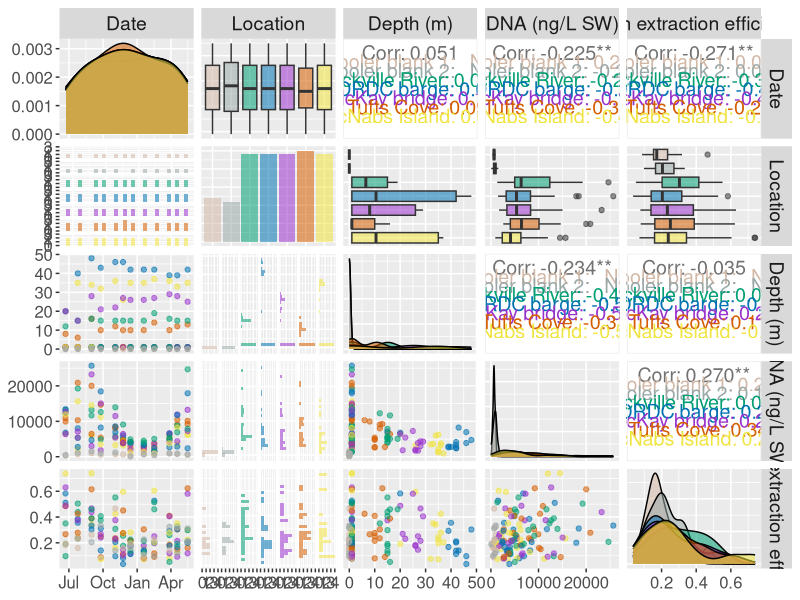
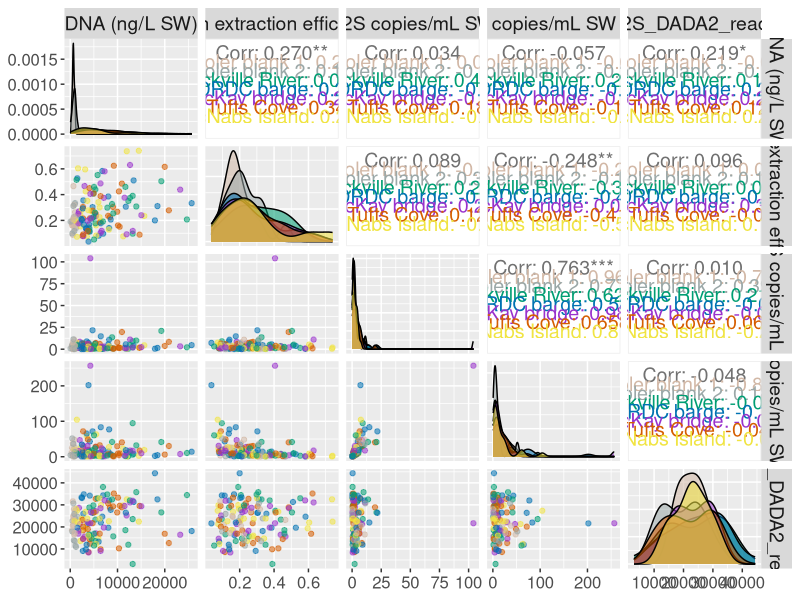
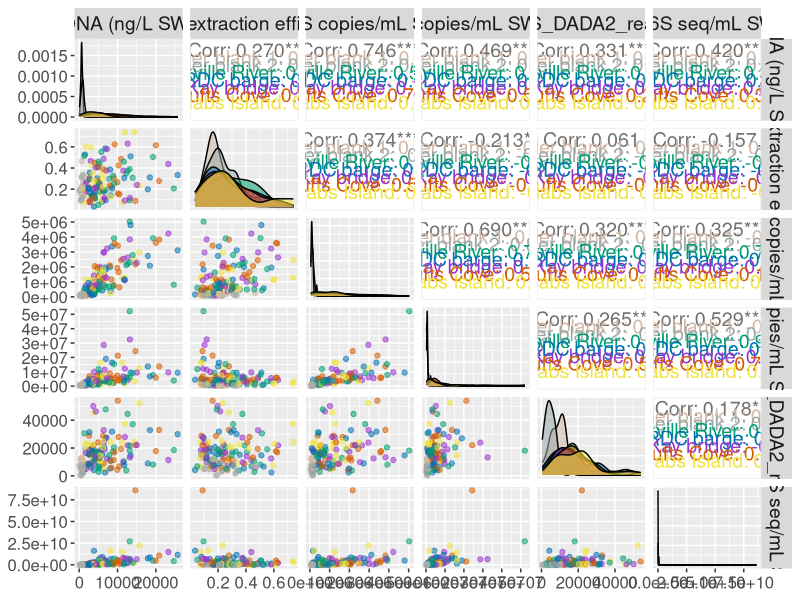
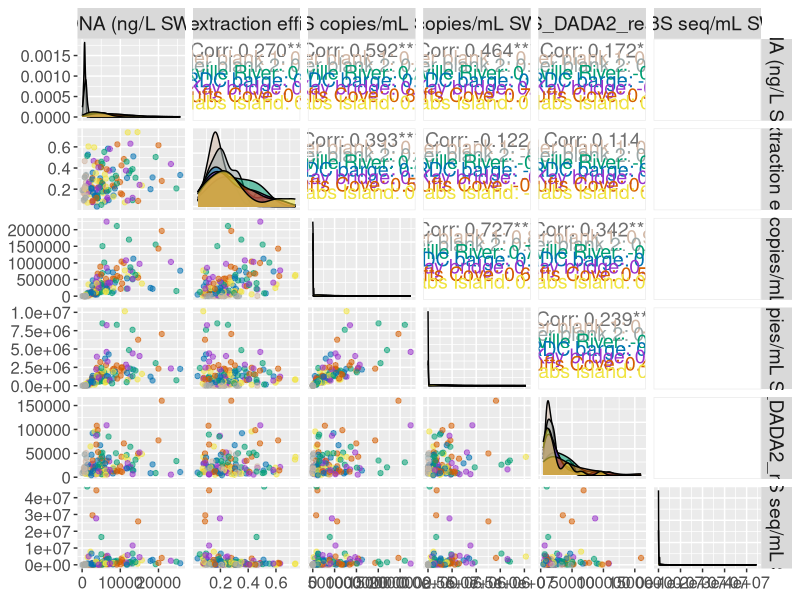
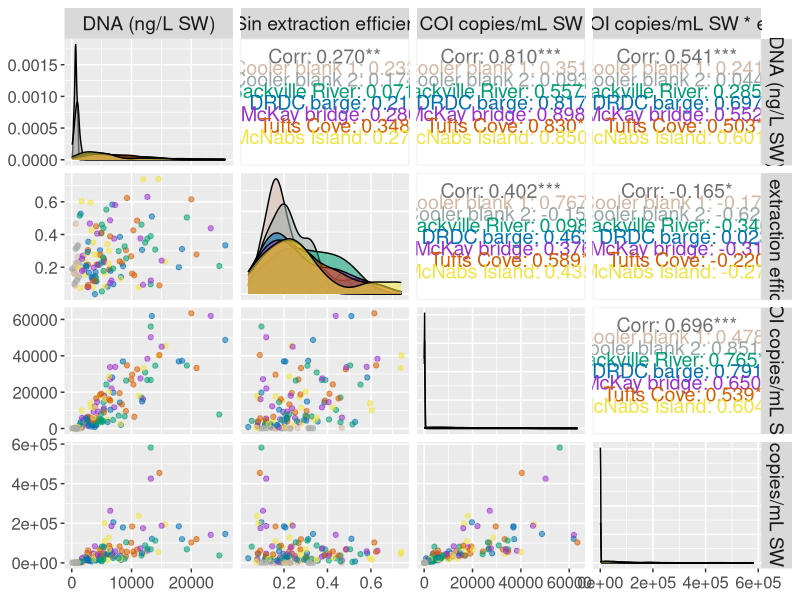
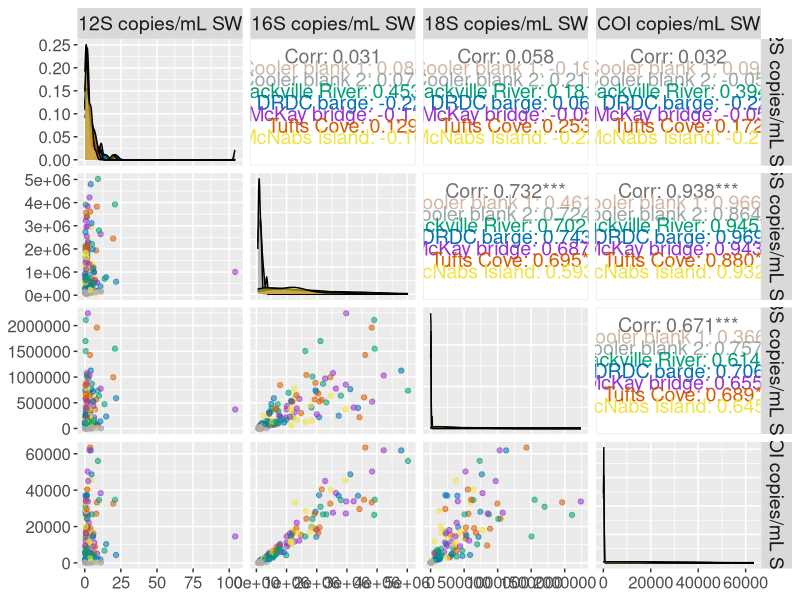
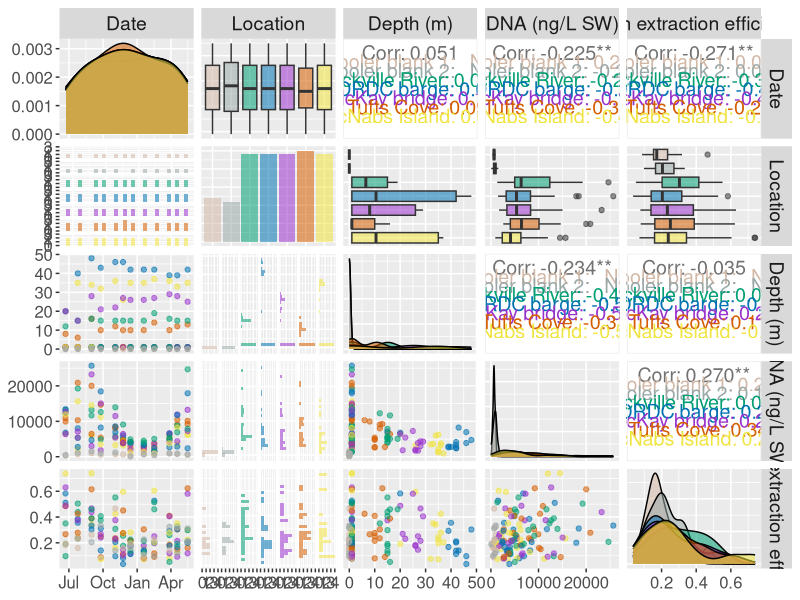
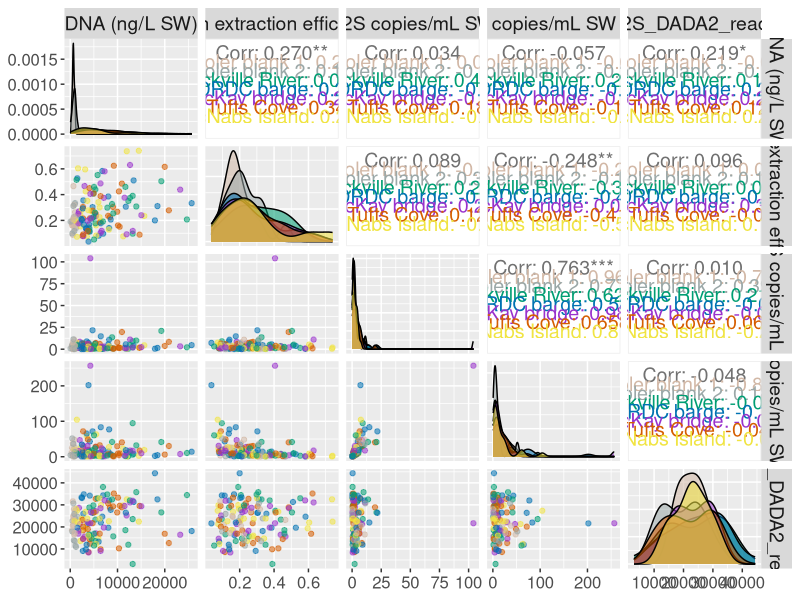

These charts were generated, in order, by the following R code:
library(tidyverse)
library(GGally)

#######################
# Importing data
#######################
metadata_calc <-  read_csv("data/metadata_qPCR_calculated.csv") %>% 
  mutate(Location = factor(Location, levels = c("Cooler blank 1",
                                                "Cooler blank 2",
                                                "Sackville River", 
                                                "DRDC barge", 
                                                "McKay bridge", 
                                                "Tufts Cove",
                                                "McNabs Island"))
         )
metadata_calc$Date <- as.Date(metadata_calc$Date)


########################
# Correlation matrices
########################
# Transect data matrix 
(plot <- metadata_calc %>%
   ggpairs(columns = c('Date', 'Location', 
                       'Depth (m)', 'DNA (ng/L SW)',
                       '16Sin extraction efficiency'),
           aes(color = Location, alpha = 0.5),
           upper = list(continuous = wrap("cor", size = 5)),
           cardinality_threshold = NULL) +
   scale_color_manual(values = c("#D2B8A6", "#9BA8A8", "#009E73", "#0072B2", "#9932CC", "#D55E00", "#F0E442")) +
   scale_fill_manual(values = c("#D2B8A6", "#9BA8A8", "#009E73", "#0072B2", "#9932CC", "#D55E00", "#F0E442")) +
   theme(strip.text = element_text(size = 14),  # Column titles
         axis.text = element_text(size = 12)    # Axis text
   ))

# Save plot
ggsave(
  filename = "outputs/metadata_correlations/transect_matrix.png",
  plot = plot,
  width = 16, height = 16,
  dpi = 300
)


# 12S
(plot <- metadata_calc %>%
  ggpairs(columns = c('DNA (ng/L SW)', '16Sin extraction efficiency', 
                      '12S copies/mL SW', '12S copies/mL SW * eff', '12S_DADA2_reads'),
          aes(color = Location, alpha = 0.5),
          upper = list(continuous = wrap("cor", size = 5)),
          cardinality_threshold = NULL) +
  scale_color_manual(values = c("#D2B8A6", "#9BA8A8", "#009E73", "#0072B2", "#9932CC", "#D55E00", "#F0E442")) +
  scale_fill_manual(values = c("#D2B8A6", "#9BA8A8", "#009E73", "#0072B2", "#9932CC", "#D55E00", "#F0E442")) +
  theme(strip.text = element_text(size = 14),  # Column titles
        axis.text = element_text(size = 12)    # Axis text
  ))


# Save plot
ggsave(
  filename = "outputs/metadata_correlations/12S_matrix.png",
  plot = plot,
  width = 16, height = 16,
  dpi = 300
)


# 16S
(plot <- metadata_calc %>%
  ggpairs(columns = c('DNA (ng/L SW)', '16Sin extraction efficiency',
                      '16S copies/mL SW', '16S copies/mL SW * eff', '16S_DADA2_reads', 
                      '16S seq/mL SW'),
          aes(color = Location, alpha = 0.5),
          upper = list(continuous = wrap("cor", size = 5)),
          cardinality_threshold = NULL) +
  scale_color_manual(values = c("#D2B8A6", "#9BA8A8", "#009E73", "#0072B2", "#9932CC", "#D55E00", "#F0E442")) +
  scale_fill_manual(values = c("#D2B8A6", "#9BA8A8", "#009E73", "#0072B2", "#9932CC", "#D55E00", "#F0E442")) +
  theme(strip.text = element_text(size = 14),  # Column titles
        axis.text = element_text(size = 12)    # Axis text
  ))

# Save plot
ggsave(
  filename = "outputs/metadata_correlations/16S_matrix.png",
  plot = plot,
  width = 16, height = 16,
  dpi = 300
)



# 18S
(plot <- metadata_calc %>%
    ggpairs(columns = c('DNA (ng/L SW)', '16Sin extraction efficiency',
                        '18S copies/mL SW', '18S copies/mL SW * eff', '18S_DADA2_reads', 
                        '18S seq/mL SW'),
          aes(color = Location, alpha = 0.5),
          upper = list(continuous = wrap("cor", size = 5)),
          cardinality_threshold = NULL) +
  scale_color_manual(values = c("#D2B8A6", "#9BA8A8", "#009E73", "#0072B2", "#9932CC", "#D55E00", "#F0E442")) +
  scale_fill_manual(values = c("#D2B8A6", "#9BA8A8", "#009E73", "#0072B2", "#9932CC", "#D55E00", "#F0E442")) +
  theme(strip.text = element_text(size = 14),  # Column titles
        axis.text = element_text(size = 12)    # Axis text
  ))

# Save plot
ggsave(
  filename = "outputs/metadata_correlations/18S_matrix.png",
  plot = plot,
  width = 16, height = 16,
  dpi = 300
)



# COI
(plot <- metadata_calc %>%
    ggpairs(columns = c('DNA (ng/L SW)', '16Sin extraction efficiency',
                        'COI copies/mL SW', 'COI copies/mL SW * eff'),
          aes(color = Location, alpha = 0.5),
          upper = list(continuous = wrap("cor", size = 5)),
          cardinality_threshold = NULL) +
  scale_color_manual(values = c("#D2B8A6", "#9BA8A8", "#009E73", "#0072B2", "#9932CC", "#D55E00", "#F0E442")) +
  scale_fill_manual(values = c("#D2B8A6", "#9BA8A8", "#009E73", "#0072B2", "#9932CC", "#D55E00", "#F0E442")) +
  theme(strip.text = element_text(size = 14),  # Column titles
        axis.text = element_text(size = 12)    # Axis text
  ))

# Save plot
ggsave(
  filename = "outputs/metadata_correlations/COI_matrix.png",
  plot = plot,
  width = 16, height = 16,
  dpi = 300
)





# Cross-marker matrix
(plot <- metadata_calc %>%
    ggpairs(columns = c('12S copies/mL SW','16S copies/mL SW', 
                        '18S copies/mL SW', 'COI copies/mL SW'),
            aes(color = Location, alpha = 0.5),
            upper = list(continuous = wrap("cor", size = 5)),
            cardinality_threshold = NULL) +
    scale_color_manual(values = c("#D2B8A6", "#9BA8A8", "#009E73", "#0072B2", "#9932CC", "#D55E00", "#F0E442")) +
    scale_fill_manual(values = c("#D2B8A6", "#9BA8A8", "#009E73", "#0072B2", "#9932CC", "#D55E00", "#F0E442")) +
    theme(strip.text = element_text(size = 14),  # Column titles
          axis.text = element_text(size = 12)    # Axis text
    ))

# Save plot
ggsave(
  filename = "outputs/metadata_correlations/markers_matrix.png",
  plot = plot,
  width = 16, height = 16,
  dpi = 300
)

